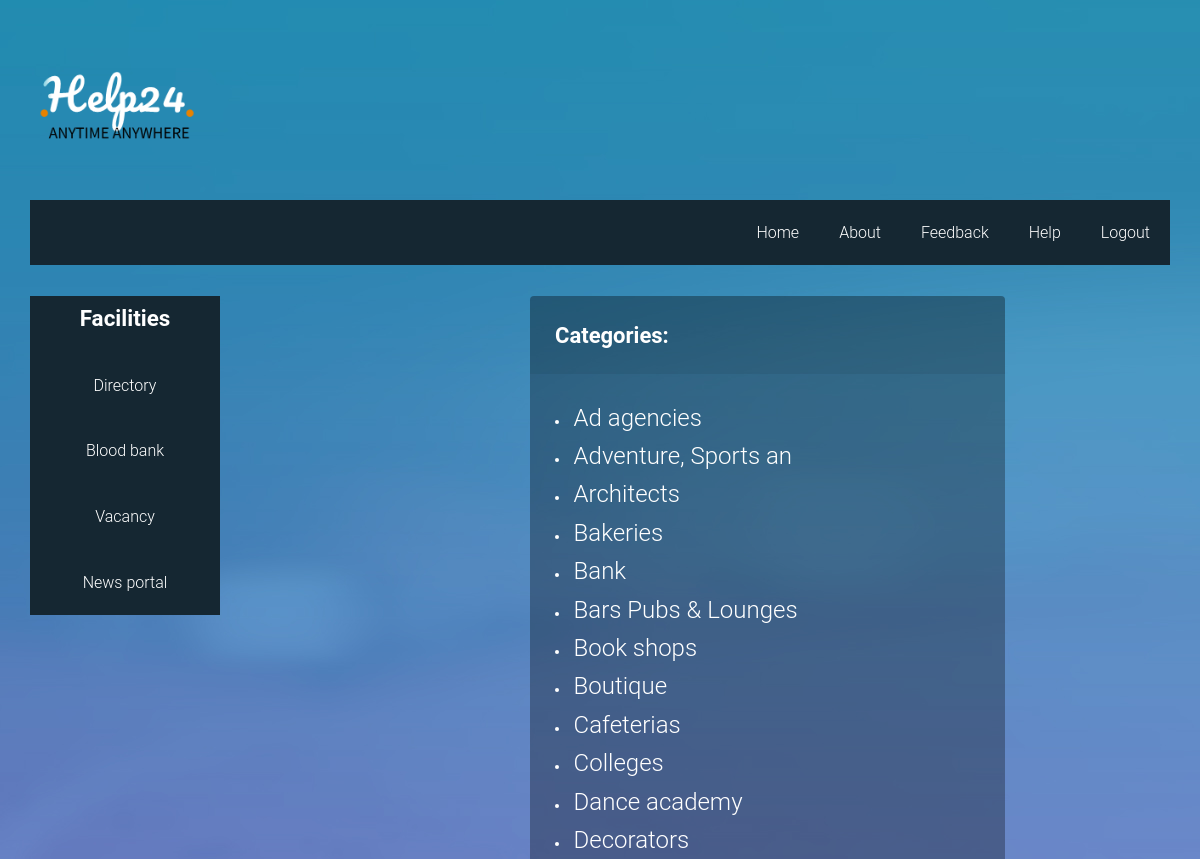
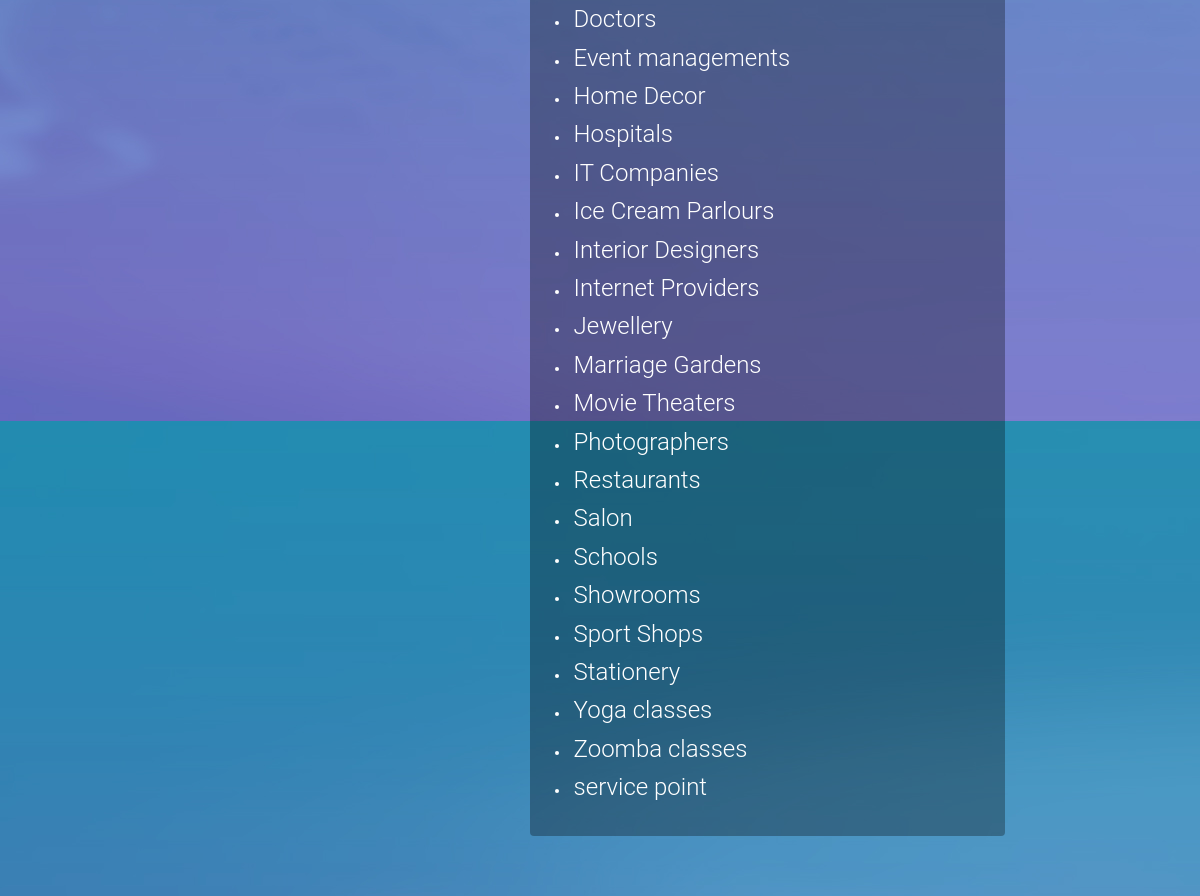
The app's page /directory/directory/ (signed in) with its own data (2 pictures, top to bottom).
### directory/models.py (models this page shows)
class Categories(models.Model):
	category_name = models.CharField(max_length=20)
	def __str__(self):
		return str(self.category_name)

### directory/views.py (the view)
# urls.py: path('directory/', include('directory.urls')),
def directory (request):
	if('loginstatus' not in request.session):
		return redirect('../../relogin/')
	data=Categories.objects.all().order_by('category_name')
	context={
	    "d":data
	}
	return render(request, 'directory.html',context)

### directory/templates/directory.html (shortened to what this page needs)
<!DOCTYPE html>
<html lang="en-US">
   <head>
      {% load static %}
      <link rel="stylesheet" href="{% static 'css/components.css'%}">
      <link rel="stylesheet" href="{% static 'css/icons.css'%}">
      <link rel="stylesheet" href="{% static 'css/responsee.css'%}">
      <link rel="stylesheet" href="{% static 'css/template-style.css'%}">
        <link rel="stylesheet" href="{% static 'font-awesome/css/font-awesome.min.css'%}">
        <link rel="stylesheet" href="{% static 'css/form-elements.css'%}">
        <link rel="stylesheet" href="{% static 'css/style.css'%}">
        <link rel="stylesheet" href="{% static 'css/soni_ji_ke_buttons.css'%}">
   </head>
   <body class="size-1520" background="{% static 'images/1.jpg'%}">
            <div class="box" style="background: transparent";>
               <div class="s-12 l-2" >
                  <img class="full-img logo" src="{% static 'images/help24logo.png'%}">
               </div>
         <div class="line">
            <nav>
               <div class="top-nav">
                  <ul class="right">
                     <li><a href="{%url 'home'%}">Home</a></li>
                     <li>
                        <a href="{%url 'About'%}">About</a>
                     </li>
                     <li>
                        <a href="{%url 'feedback'%}">Feedback</a>
                     </li>
                     <li>
                        <a href="{%url 'help'%}">Help</a>
                     </li>
                     <li>
                        <a href="{%url 'log'%}">Logout</a>
                     </li>
                  </ul>
               </div>
            </nav>
         </div>
      <div class="line" >
         <div class="box margin-bottom" style="background: transparent;";>
            <div class="margin2x">
               <aside class="s-12 m-4 l-3 xl-2" style="background-color: #152732">
                  <h4 class="margin-bottom" style="background-color: #152732"><b><font color="White">Facilities</b></h4>
                  <div class="aside-nav minimize-on-small" style="background-color: #152732">
                     <ul style="background-color: #152732">
                        <li>
                           <a href="{%url 'directory'%}"><font color="White">Directory</font></a>
                        </li>
                        <li>
                           <a href="{%url 'bloodbank'%}"><font color="White">Blood bank</font></a>
                        </li>
                        <li>
                           <a href="{%url 'job'%}"><font color="White">Vacancy</font></a>
                        </li>
                        <li>
                           <a href="{%url 'newsuser'%}"><font color="White">News portal</font></a>
                        </li>
                     </ul>
                  </div>
               </aside>
                          <div class="form-box" style="width: 475px; margin-left:500px; margin-top: 10px;">
                                <div class="form-top">
                                    <div class="form-top-left">
                                        <h3><b>Categories:</b></h3>
                                    </div>
                                </div>
                                {% block content %}
                                <div  class="form-bottom">
                                   <form role="form" action="" method="post" class="login-form">
                                    {% for dd in d %}
                                        <li><a href="{% url 'directoryinfo' dd.id %}" style="list-style:none;"><font size="5px", color="White">
                                           {{dd}}
                                        </font></a>
                                      </li>
                                           {%endfor%}
                               </form>
                             </div>
                             {%endblock%}
                          </div>
            </body>
      </html>

### static/css/template-style.css (style rules this page uses)
img.logo { max-width: 170px; }

### static/css/style.css (style rules this page uses)
body { font-family: 'Roboto', sans-serif; font-size: 16px; font-weight: 300; color: #888; line-height: 30px; text-align: center; }
a, a:hover, a:focus { color: #19b9e7; text-decoration: none; -o-transition: all .3s; -moz-transition: all .3s; -webkit-transition: all .3s; -ms-transition: all .3s; transition: all .3s; }
h3 { font-size: 22px; font-weight: 300; color: #555; line-height: 30px; }
img { max-width: 100%; }
.form-box { margin-top: 70px; }
.form-top { overflow: hidden; padding: 0 25px 15px 25px; background: #444; background: rgba(0, 0, 0, 0.35); -moz-border-radius: 4px 4px 0 0; -webkit-border-radius: 4px 4px 0 0; border-radius: 4px 4px 0 0; text-align: left; }
.form-top-left { float: left; width: 75%; padding-top: 25px; }
.form-top-left h3 { margin-top: 0; color: #fff; }
.form-bottom { padding: 25px 25px 30px 25px; background: #444; background: rgba(0, 0, 0, 0.3); -moz-border-radius: 0 0 4px 4px; -webkit-border-radius: 0 0 4px 4px; border-radius: 0 0 4px 4px; text-align: left; }

### records on screen
Categories: category_name "Ad agencies"
Categories: category_name "Adventure, Sports an"
Categories: category_name "Architects"
Categories: category_name "Bakeries"
Categories: category_name "Bank"
Categories: category_name "Bars Pubs & Lounges"
Categories: category_name "Book shops"
Categories: category_name "Boutique"
Categories: category_name "Cafeterias"
Categories: category_name "Colleges"
Categories: category_name "Dance academy"
Categories: category_name "Decorators"
Categories: category_name "Doctors"
Categories: category_name "Event managements"
Categories: category_name "Home Decor"
Categories: category_name "Hospitals"
Categories: category_name "IT Companies"
Categories: category_name "Ice Cream Parlours"
Categories: category_name "Interior Designers"
Categories: category_name "Internet Providers"
Categories: category_name "Jewellery"
Categories: category_name "Marriage Gardens"
Categories: category_name "Movie Theaters"
Categories: category_name "Photographers"
Categories: category_name "Restaurants"
Categories: category_name "Salon"
Categories: category_name "Schools"
Categories: category_name "Showrooms"
Categories: category_name "Sport Shops"
Categories: category_name "Stationery"
Categories: category_name "Yoga classes"
Categories: category_name "Zoomba classes"
Categories: category_name "service point"
